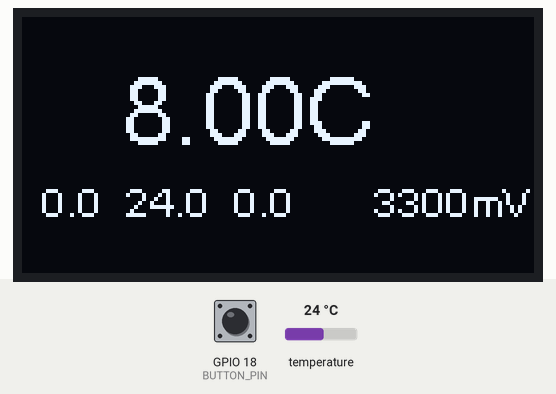
A program run on a simulated ESP32. Parts: 128×64 one-colour display. The inputs (shaded band) are chosen by the test bench; at power-on: temperature 24 °C, GPIO 18 (BUTTON_PIN) HIGH.

Above: at 2.9 s.
3.0 s: temperature set to 12 °C
At 4.9 s:
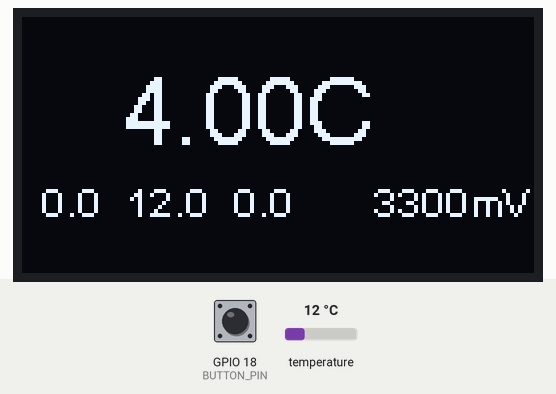
7.1 s: temperature set to 19 °C
At 8.7 s:
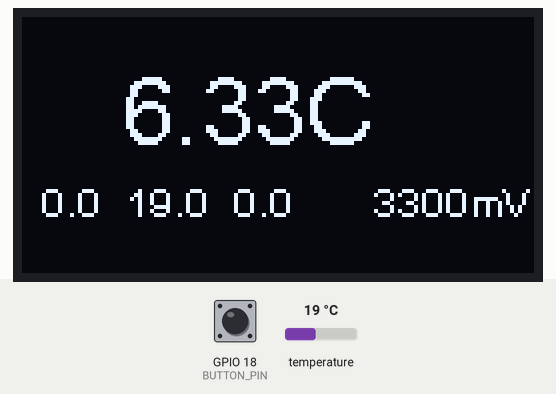
11.2 s: temperature set to 28 °C
At 13.6 s:
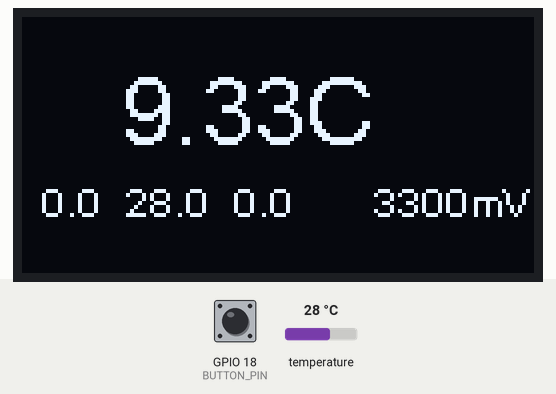
Timing chart, 0 to 15.1 s (numbered marks = the images above; inputs shaded):
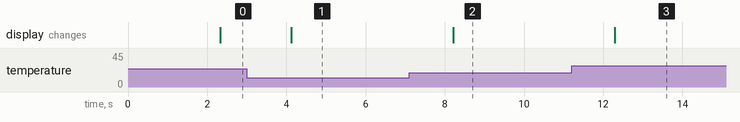

Measured:
- after the input at 3.0 s, the display: changes after 1.1 s (image 1)
- after the input at 7.1 s, the display: changes after 1.1 s (image 2)
- after the input at 11.2 s, the display: changes after 1.1 s (image 3)

The program:

main.cpp
```cpp
/**
 * Blink
 *
 * Turns on an LED on for one second,
 * then off for one second, repeatedly.
 */
#include "Arduino.h"
#include "heltec.h"
#include <OneWire.h>
#include <DallasTemperature.h>
#include "batt.h"

//#define PRINT_TEMPERATURES
#define ONE_WIRE_BUS 17
#define NO_OF_TEMP_SENSORS 3
#define BUTTON_PIN 18
#define MODE_SCREEN_OFF 0
#define MODE_SCREEN_ON  1
#define MODE_DEFAULT     MODE_SCREEN_ON

#define READ_BATT_TIME_MS (30*1000)
#define LOOP_TIME_MS (500)
#define SKIP_BATT_READINGS (READ_BATT_TIME_MS/LOOP_TIME_MS)
// Sensors are always read in same order and this list
// puts them so that bottom sensor is always in the first place
// and top sensor in last
uint8_t sensor_index_to_disp_index[3] = {1,2,0};

static int skip_batt_reading_counter = 0;
static float lastTemperature = 0.0f;
static float temperatureChangeSinceLastReading = 0.0f;
static int skipTemperatureReadings = 0;
static int skipTemperatureReadingsCounter = 0;
static volatile uint8_t screenMode;
static volatile bool screenModeChanged;
float temperatures[NO_OF_TEMP_SENSORS];
float battVoltage = 0.0f;
OneWire oneWire(ONE_WIRE_BUS);
DallasTemperature sensors(&oneWire);

void printAddress(DeviceAddress deviceAddress) {
  for (uint8_t i = 0; i < 8; i++){
    if (deviceAddress[i] < 16) Serial.print("0");
      Serial.print(deviceAddress[i], HEX);
  }
}

void buttonPressed() {
  Serial.println("Button pressed");
  /*detachInterrupt(BUTTON_PIN);
  delay(100);
  int state = digitalRead(BUTTON_PIN);
  Serial.printf("State=%d\n", state);
  attachInterrupt(digitalPinToInterrupt(BUTTON_PIN), buttonPressed, FALLING);*/
  esp_deep_sleep_start();
  /*
  Serial.printf("MODE=%u\n", screenMode);
  if(screenMode == MODE_SCREEN_ON) {
    Serial.print("Setting screen mode OFF\n");
    screenMode = MODE_SCREEN_OFF;
    screenModeChanged = true;
  } else {
    Serial.print("Setting screen mode ON\n");
    screenMode = MODE_SCREEN_ON;
    screenModeChanged = true;
  }*/
}

void setup()
{
  for(int i=0; i<NO_OF_TEMP_SENSORS; i++) { temperatures[i] = 0; }
  sensors.begin();
  Serial.begin(115200);
  Heltec.begin(true /*DisplayEnable Enable*/, false /*LoRa Disable*/, false /*Serial Enable*/);
  delay(1000);
  screenMode = MODE_DEFAULT;
  screenModeChanged = false;
  Heltec.display->flipScreenVertically();
  Heltec.display->setFont(ArialMT_Plain_10);

  // Button is broken
  pinMode(BUTTON_PIN, INPUT_PULLUP);
  attachInterrupt(digitalPinToInterrupt(BUTTON_PIN), buttonPressed, FALLING);
  sample_batt_level();
}

float getAvgTemp() {
  float sum = 0;
  for(int i=0; i<NO_OF_TEMP_SENSORS; i++) { sum += temperatures[i]; }
  return sum/NO_OF_TEMP_SENSORS;
}

String buildTemperatureString(){
  String temperatureString = "";
  for(int i=0; i<NO_OF_TEMP_SENSORS; i++) {
    temperatureString += String(temperatures[i], 1);
    if((i+1)<NO_OF_TEMP_SENSORS) {
      temperatureString += String("  ");
    }
  }
  return temperatureString;
}

String buildVoltageString(){
  return String(get_avg_batt_voltage()) + "mV";
}

void draw() {
    if(screenMode == MODE_SCREEN_ON) {
      Heltec.display->clear();
      Heltec.display->setTextAlignment(TEXT_ALIGN_LEFT);
      Heltec.display->setFont(ArialMT_Plain_24);
      Heltec.display->drawString(25, 10, String(getAvgTemp(), 2) + String("C"));
      Heltec.display->setFont(ArialMT_Plain_10);
      Heltec.display->drawString(5, 40, buildTemperatureString());
      Heltec.display->drawString(88, 40, buildVoltageString());
      Heltec.display->display();
    }
}

void readTemperatures(){
  sensors.requestTemperatures();
  delay(1); // Seems to help with random -127 readings
#ifdef PRINT_TEMPERATURES
  Serial.println("Readings:");
#endif
  float smallest = 999;
  float greatest = -999;
  DeviceAddress tempDeviceAddress;
  for(int i=0;i<NO_OF_TEMP_SENSORS; i++){
    if(sensors.getAddress(tempDeviceAddress, i)){
#ifdef PRINT_TEMPERATURES
      Serial.printf("%u, ", i);
      printAddress(tempDeviceAddress);
#endif
      float tempC = sensors.getTempC(tempDeviceAddress);
#ifdef PRINT_TEMPERATURES
      Serial.print("  Temp C: ");
      Serial.println(tempC);
#endif
      if(tempC>greatest) { greatest = tempC; }
      if(tempC<smallest) { smallest = tempC; }
      temperatures[sensor_index_to_disp_index[i]] = tempC;
    }
  }
  float currentTemperature = getAvgTemp();
  temperatureChangeSinceLastReading = fabs(lastTemperature-currentTemperature);
  lastTemperature = currentTemperature;

#ifdef PRINT_TEMPERATURES
  Serial.print("Greatest diff is ");
  Serial.print(greatest-smallest);
  Serial.println("C");
#endif
}

void determineChangeRatio() {
  if(temperatureChangeSinceLastReading > 0.08) {
    skipTemperatureReadings = 0;
  } else if (temperatureChangeSinceLastReading > 0.03) {
    return;
  } else {
    if(skipTemperatureReadings < 20) {
      skipTemperatureReadings++;
    }
  }
}

void loop()
{
  if(skip_batt_reading_counter++ > SKIP_BATT_READINGS) {
    skip_batt_reading_counter = 0;
    sample_batt_level();
  }
  if(skipTemperatureReadingsCounter++ > skipTemperatureReadings) {
    readTemperatures();
    determineChangeRatio();
    skipTemperatureReadingsCounter = 0;
    if(screenMode == MODE_SCREEN_ON && screenModeChanged) {
      Serial.print("Turning screen ON\n");
      screenModeChanged = false;
      // TODO: No idea how these should be used. Docs do not help.
      Heltec.display->resetDisplay();
      Heltec.display->init();
      Heltec.display->displayOn();
      Heltec.display->flipScreenVertically();
    } else if(screenModeChanged) {
      Serial.print("Turning screen OFF\n");
      screenModeChanged = false;
      Heltec.display->resetDisplay();
      Heltec.display->sleep();
      Heltec.display->displayOff();
    }
    draw();
  }
  delay(LOOP_TIME_MS);
}
```

batt.cpp
```cpp
#include <Arduino.h>

#define BATT_HISTORY_COUNT 3
#define BATT_SENSE_PIN 36

static int32_t batt_voltage_array[BATT_HISTORY_COUNT];
static int32_t batt_voltage_index = 0;
static bool initialized = false;

static void init_empty_slots(int32_t voltage) {
  for(int i = 0; i < BATT_HISTORY_COUNT; i++) {
    batt_voltage_array[i] = voltage;
  }
}

static void append_to_history(int32_t voltage) {
    batt_voltage_array[batt_voltage_index] = voltage;
    batt_voltage_index++;
    if(batt_voltage_index >= BATT_HISTORY_COUNT) {
        batt_voltage_index = 0;
    }
    if(!initialized) {
      initialized = true;
      init_empty_slots(voltage);
    }
}

void sample_batt_level() {
    int adcResult = analogRead(BATT_SENSE_PIN); //read pin A0 value
    //Serial.printf("ADC: %d\n", adcResult);
    float battVoltage = adcResult * (3.3 / 4095.0)*2;
    //Serial.printf("battVoltage: %f\n", battVoltage);
    append_to_history((int32_t)(battVoltage*1000));
}

int32_t get_avg_batt_voltage() {
  int32_t res = 0;
  for(int i = 0; i < BATT_HISTORY_COUNT; i++) {
    res += batt_voltage_array[i];
  }
  return res/BATT_HISTORY_COUNT;
}
```

batt.h
```cpp
#ifndef _BATT_H__
#define _BATT_H__

#include <stdint.h>

void sample_batt_level();
int32_t get_avg_batt_voltage();
bool is_avg_batt_voltage_ready();
#endif /* _BATT_H__ */
```
